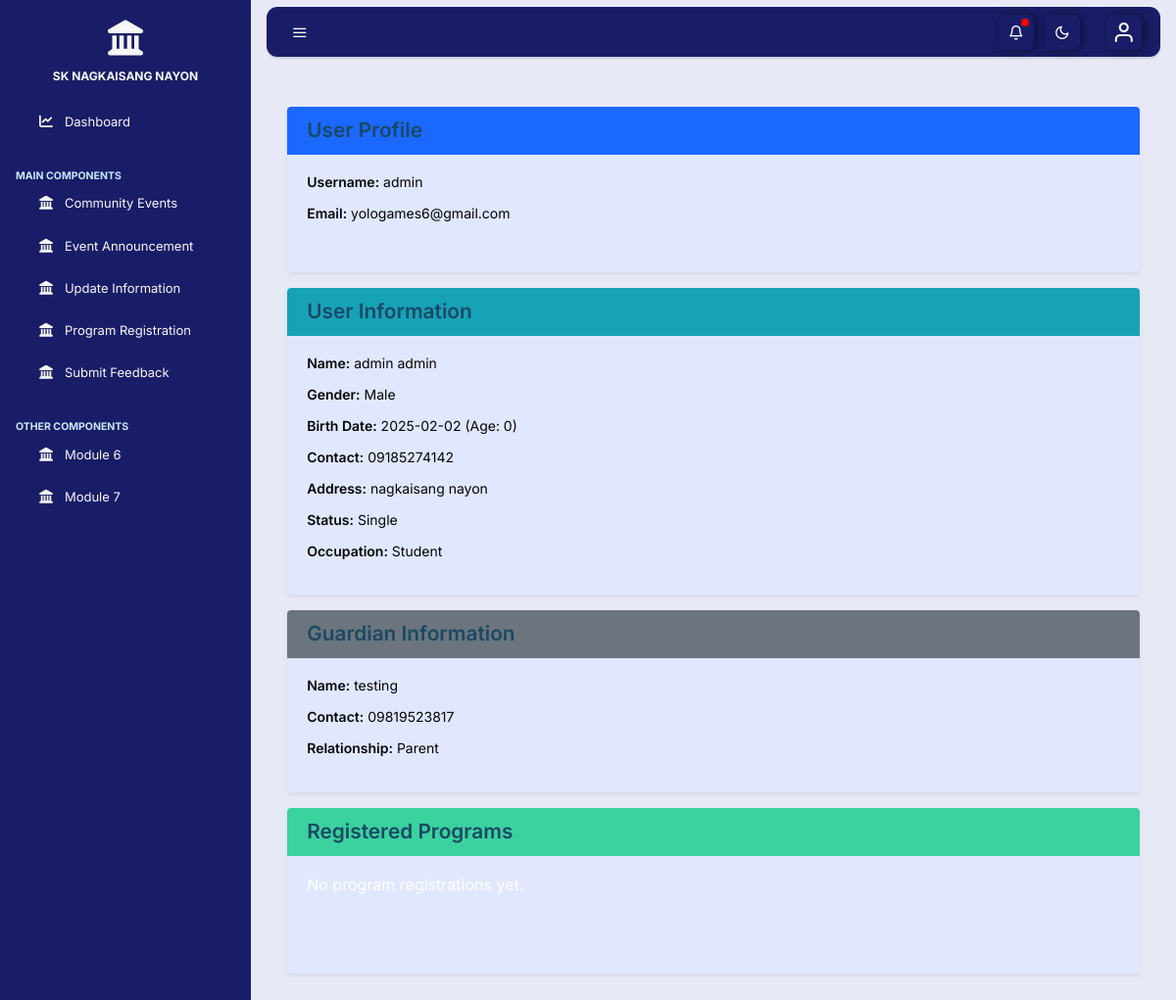
The app's page /profile.php (signed in) with its own data.
### tables this page shows
CREATE TABLE `users` (
  `user_id` int(11) NOT NULL,
  `first_name` varchar(50) NOT NULL,
  `last_name` varchar(50) NOT NULL,
  `gender` enum('Male','Female','Other') NOT NULL,
  `birth_date` date NOT NULL,
  `contact_number` varchar(15) DEFAULT NULL,
  `address` text NOT NULL,
  `status` enum('Single','Married','Widowed','Separated','Annulled') NOT NULL,
  `occupation` enum('Student','Working_Student','Unemployed') NOT NULL,
  `created_at` timestamp NOT NULL DEFAULT current_timestamp()
);

CREATE TABLE `guardian_info` (
  `guardian_id` int(11) NOT NULL,
  `user_id` int(11) NOT NULL,
  `guardian_name` varchar(100) NOT NULL,
  `guardian_contact` varchar(15) NOT NULL,
  `relationship` enum('Parent','Relative','Legal Guardian') NOT NULL
);

### profile.php (the view, shortened to what this page needs)
<?php
include 'connection.php';
$login_id = $_SESSION['login_id'];
$query = "
    SELECT l.usernm, l.email, u.*
    FROM login l
    JOIN users u ON l.login_id = u.user_id
    WHERE l.login_id = ?
";
$stmt = $conn->prepare($query);
$stmt->bind_param("i", $login_id);
$stmt->execute();
$result = $stmt->get_result();
$user = $result->fetch_assoc();
$guardian = null;
$age = date_diff(date_create($user['birth_date']), date_create('today'))->y;
if ($age < 18) {
    $g_stmt = $conn->prepare("SELECT * FROM guardian_info WHERE user_id = ?");
    $g_stmt->bind_param("i", $login_id);
    $g_stmt->execute();
    $g_result = $g_stmt->get_result();
    $guardian = $g_result->fetch_assoc();
}
$prog_stmt = $conn->prepare("
    SELECT p.program_name, p.description, r.created_at
    FROM program_registrations r
    JOIN programs p ON r.program_id = p.program_id
    WHERE r.login_id = ?
");
$prog_stmt->bind_param("i", $login_id);
$prog_stmt->execute();
$programs = $prog_stmt->get_result();
?>
<head>
    <link
      rel="stylesheet"
      href="https://cdn.jsdelivr.net/npm/@fortawesome/fontawesome-free@6.6.0/css/fontawesome.min.css"
    />
    <link
      rel="stylesheet"
      href="https://cdnjs.cloudflare.com/ajax/libs/font-awesome/6.6.0/css/all.min.css"
    />
    <link rel="stylesheet" href="css/simplebar.css" />
    <link rel="stylesheet" href="css/feather.css" />
    <link rel="stylesheet" href="css/main.css" />
  </head>
<body class="vertical light">
<div class="wrapper">
      <nav class="topnav navbar navbar-light">
        <button
          type="button"
          class="navbar-toggler text-muted mt-2 p-0 mr-3 collapseSidebar"
        >
          <i class="fe fe-menu navbar-toggler-icon"></i>
        </button>
        <ul class="nav">
          <li class="nav-item nav-notif">
            <section
              class="nav-link text-muted my-2 circle-icon"
              href="#"
              data-toggle="modal"
              data-target=".modal-notif"
            >
              <span class="fe fe-bell fe-16"></span>
              <span
                id="notification-count"
                style="
                  position: absolute;
                  top: 12px;
                  right: 5px;
                  font-size: 13px;
                  color: white;
                  background-color: red;
                  width: 8px;
                  height: 8px;
                  display: flex;
                  justify-content: center;
                  align-items: center;
                  border-radius: 50%;
                "
              >
              </span>
            </section>
          </li>
          <li class="nav-item nav-darkmode">
            <section
              class="nav-link text-muted my-2 circle-icon"
              id="darkModeToggle"
            >
              <span class="fe fe-moon fe-16"></span>
            </section>
          </li>
          <li class="nav-item dropdown">
            <span
              class="nav-link text-muted pr-0 profile-icon"
              href="#"
              id="navbarDropdownMenuLink"
              role="button"
              data-toggle="dropdown"
              aria-haspopup="true"
              aria-expanded="false"
            >
              <i class="fe fe-user circle-icon"></i>
            </span>
          </li>
        </ul>
      </nav>
      <aside
        class="sidebar-left border-right bg-white"
        id="leftSidebar"
        data-simplebar
      >
        <nav class="vertnav navbar-side navbar-light">
          <div class="w-100 mb-4 d-flex">
            <a class="navbar-brand mx-auto mt-2 flex-fill text-center" href="#">
              <i class="fas fa-landmark fa-3x"></i>
              <div class="brand-title">
                <br />
                <span>SK NAGKAISANG NAYON</span>
              </div>
            </a>
          </div>
          <ul class="navbar-nav flex-fill w-100 mb-2">
            <li class="nav-item dropdown">
              <a class="nav-link" href="dashboard.php">
                <i class="fas fa-chart-line"></i>
                <span class="ml-3 item-text"> Dashboard</span>
              </a>
            </li>
          </ul>
          <p class="text-muted-nav nav-heading mt-4 mb-1">
            <span
              style="
                font-size: 10.5px;
                font-weight: bold;
                font-family: 'Inter', sans-serif;
              "
              >MAIN COMPONENTS</span
            >
          </p>
          <ul class="navbar-nav flex-fill w-100 mb-2">
            <li class="nav-item w-100">
              <a class="nav-link" href="community_events.php">
                <i class="fas fa-landmark fa"></i>
                <span class="ml-3 item-text">Community Events</span>
              </a>
            </li>
          </ul>
          <ul class="navbar-nav flex-fill w-100 mb-2">
            <li class="nav-item w-100">
              <a class="nav-link" href="event_announcement.php">
                <i class="fas fa-landmark fa"></i>
                <span class="ml-3 item-text">Event Announcement</span>
              </a>
            </li>
          </ul>
          <ul class="navbar-nav flex-fill w-100 mb-2">
            <li class="nav-item w-100">
              <a class="nav-link" href="update_form.php">
                <i class="fas fa-landmark fa"></i>
                <span class="ml-3 item-text">Update Information</span>
              </a>
            </li>
          </ul>
          <ul class="navbar-nav flex-fill w-100 mb-2">
            <li class="nav-item w-100">
              <a class="nav-link" href="register_program.php">
                <i class="fas fa-landmark fa"></i>
                <span class="ml-3 item-text">Program Registration</span>
              </a>
            </li>
          </ul>
          <ul class="navbar-nav flex-fill w-100 mb-2">
            <li class="nav-item w-100">
              <a class="nav-link" href="feedback.php">
                <i class="fas fa-landmark fa"></i>
                <span class="ml-3 item-text">Submit Feedback</span>
              </a>
            </li>
          </ul>
          <p class="text-muted-nav nav-heading mt-4 mb-1">
            <span
              style="
                font-size: 10.5px;
                font-weight: bold;
                font-family: 'Inter', sans-serif;
              "
              >OTHER COMPONENTS</span
            >
          </p>
          <ul class="navbar-nav flex-fill w-100 mb-2">
            <li class="nav-item w-100">
              <a class="nav-link" href="#">
                <i class="fas fa-landmark fa"></i>
                <span class="ml-3 item-text">Module 6</span>
              </a>
            </li>
          </ul>
          <ul class="navbar-nav flex-fill w-100 mb-2">
            <li class="nav-item w-100">
              <a class="nav-link" href="#">
                <i class="fas fa-landmark fa"></i>
                <span class="ml-3 item-text">Module 7</span>
              </a>
            </li>
          </ul>
        </nav>
      </aside>
      <main role="main" class="main-content">
        <div class="container-fluid my-4">
  <div class="row">
    <div class="col-lg-4 mb-4">
      <div class="card shadow-sm">
        <div class="card-header bg-primary text-white">
          <h5 class="mb-0">User Profile</h5>
        </div>
        <div class="card-body">
        <p><strong>Username:</strong> <?= htmlspecialchars($user['usernm']) ?></p>
        <p><strong>Email:</strong> <?= htmlspecialchars($user['email']) ?></p>
        </div>
      </div>
    </div>
    <div class="col-lg-4 mb-4">
      <div class="card shadow-sm">
        <div class="card-header bg-info text-white">
          <h5 class="mb-0">User Information</h5>
        </div>
        <div class="card-body">
            <p><strong>Name:</strong> <?= htmlspecialchars($user['first_name'] . ' ' . $user['last_name']) ?></p>
            <p><strong>Gender:</strong> <?= $user['gender'] ?></p>
            <p><strong>Birth Date:</strong> <?= $user['birth_date'] ?> (Age: <?= $age ?>)</p>
            <p><strong>Contact:</strong> <?= $user['contact_number'] ?></p>
            <p><strong>Address:</strong> <?= $user['address'] ?></p>
            <p><strong>Status:</strong> <?= $user['status'] ?></p>
            <p><strong>Occupation:</strong> <?= $user['occupation'] ?></p>
        </div>
      </div>
    </div>
        <?php if ($age < 18 && isset($guardian)): ?>
      <div class="col-lg-4 mb-4">
        <div class="card shadow-sm">
          <div class="card-header bg-secondary text-white">
            <h5 class="mb-0">Guardian Information</h5>
          </div>
          <div class="card-body">
            <p><strong>Name:</strong> <?= htmlspecialchars($guardian['guardian_name']) ?></p>
            <p><strong>Contact:</strong> <?= htmlspecialchars($guardian['guardian_contact']) ?></p>
            <p><strong>Relationship:</strong> <?= htmlspecialchars($guardian['relationship']) ?></p>
          </div>
        </div>
      </div>
      <?php endif; ?>
    <div class="col-lg-4 mb-4">
      <div class="card shadow-sm">
        <div class="card-header bg-success text-white">
          <h5 class="mb-0">Registered Programs</h5>
        </div>
        <div class="card-body">
        <?php if ($programs->num_rows > 0): ?>
                <ul class="list-group">
                    <?php while ($program = $programs->fetch_assoc()): ?>
                        <li class="list-group-item">
                            <strong><?= htmlspecialchars($program['program_name']) ?></strong><br>
                            <?= htmlspecialchars($program['description']) ?><br>
                            <small class="text-muted">Registered on: <?= $program['created_at'] ?></small>
                        </li>
                    <?php endwhile; ?>
                </ul>
            <?php else: ?>
                <p class="text-muted">No program registrations yet.</p>
            <?php endif; ?>
        </div>
      </div>
    </div>
  </div>
</div>
</body>
</html>

### css/simplebar.css (style rules this page uses)
[data-simplebar] { position: relative; flex-direction: column; flex-wrap: wrap; justify-content: flex-start; align-content: flex-start; align-items: flex-start; }

### css/feather.css (style rules this page uses)
.fe { font-family: "feather" !important; speak: none; font-style: normal; font-weight: normal; font-variant: normal; text-transform: none; line-height: 1; -webkit-font-smoothing: antialiased; -moz-osx-font-smoothing: grayscale; }
.fe-16 { font-size: 16px; }
.fe-bell:before { content: ""; }
.fe-menu:before { content: ""; color: #f7f7f7; }
.fe-moon:before { content: ""; }
.fe-user:before { content: ""; }

### profile.php (style rules this page uses)
.sidebar-left { background-color: #191d67; }
body .circle-icon { background-color: #191d67; color: white; box-shadow: 2px 0 10px rgba(0, 0, 0, 0.5); }
.text-muted { color:rgb(255, 255, 255) }

### records on screen
guardian_info: guardian_name "testing", guardian_contact "09819523817", relationship "Parent"

### other values on screen
$user['usernm'] "admin"
$user['email'] "yologames6@gmail.com"
$user['first_name'] . ' ' . $user['last_name'] "admin admin"
$user['gender'] "Male"
$user['birth_date'] "2025-02-02"
$age "0"
$user['contact_number'] "09185274142"
$user['address'] "nagkaisang nayon"
$user['status'] "Single"
$user['occupation'] "Student"
